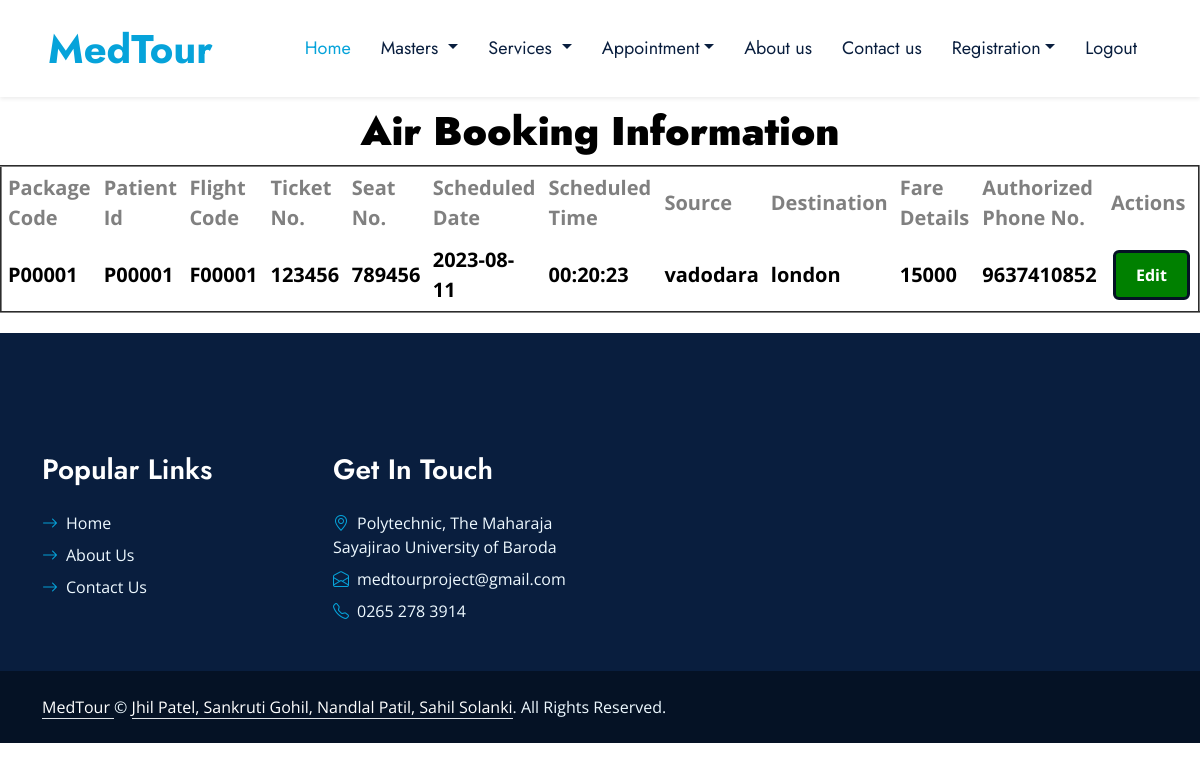
Screenshot of /user/extra/uAirbookingsEdit.php with the database file from the repository.
### tables this page shows
CREATE TABLE IF NOT EXISTS `airbookings` (
  `pcode` varchar(15) NOT NULL,
  `paid` varchar(15) NOT NULL,
  `fcode` varchar(15) NOT NULL,
  `tno` varchar(15) NOT NULL,
  `sno` bigint(15) NOT NULL,
  `schdt` date NOT NULL,
  `schtm` time NOT NULL,
  `src` varchar(15) NOT NULL,
  `dest` varchar(15) NOT NULL,
  `faredt` varchar(50) NOT NULL,
  `autphno` bigint(20) NOT NULL,
  KEY `pcode` (`pcode`),
  KEY `paid` (`paid`)
);

### user/extra/uAirbookingsEdit.php (the view, shortened to what this page needs)
<!DOCTYPE HTML>
<html>
<head>
    <link href="https://cdnjs.cloudflare.com/ajax/libs/font-awesome/5.10.0/css/all.min.css" rel="stylesheet">
    <link href="https://cdn.jsdelivr.net/npm/bootstrap-icons@1.4.1/font/bootstrap-icons.css" rel="stylesheet">
    <link href="lib/owlcarousel/assets/owl.carousel.min.css" rel="stylesheet">
    <link href="lib/animate/animate.min.css" rel="stylesheet">
    <link href="lib/tempusdominus/css/tempusdominus-bootstrap-4.min.css" rel="stylesheet" />
    <link href="lib/twentytwenty/twentytwenty.css" rel="stylesheet" />
    <link href="css/bootstrap.min.css" rel="stylesheet">
    <link href="css/style.css" rel="stylesheet">
</head>
<body>
    <nav class="navbar navbar-expand-lg bg-white navbar-light shadow-sm px-5 py-3 py-lg-0">
        <a href="index1.html" class="navbar-brand p-0">
            <h1 class="m-0 text-primary">MedTour</h1>
        </a>
        <div class="collapse navbar-collapse" id="navbarCollapse">
            <div class="navbar-nav ms-auto py-0">
                <a href="index1.html" class="nav-item nav-link active">Home</a>
                <div class="nav-item dropdown">
                    <li class="nav-item dropdown">
                        <a class="nav-link dropdown-toggle" href="#" data-toggle="dropdown"> Masters </a>
                    </li>
                    </div>
                    <div class="nav-item dropdown">
                        <li class="nav-item dropdown">
                            <a class="nav-link dropdown-toggle" href="#" data-toggle="dropdown"> Services </a>
                        </li>
                    </div>
                    <div class="nav-item dropdown">
                        <a href="#" class="nav-link dropdown-toggle" data-bs-toggle="dropdown">Appointment</a>
                    </div>
                    <a href="uabout.html" class="nav-item nav-link">About us</a>
                    <a href="ucontact.html" class="nav-item nav-link">Contact us</a>
                    <div class="nav-item dropdown">
                        <a href="#" class="nav-link dropdown-toggle" data-bs-toggle="dropdown">Registration</a>
                    </div>
                <a href="index.html" onclick="return confirm('Are you sure you want to Logout ?')" class="nav-item nav-link">Logout</a>
            </div>
        </div>
    </nav>
    <center>
        <h1 class="impact" style="color: black; text-align: center; margin: 10px">
            <b>Air Booking Information</b>
        </h1>
<form>
        <table align="center" cellpadding="6" border="2">
<tr>
<th>Package Code</th>
<th>Patient Id</th>
<th>Flight Code</th>
<th>Ticket No.</th>
<th>Seat No.</th>
<th>Scheduled Date</th>
<th>Scheduled Time</th>
<th>Source</th>
<th>Destination</th>
<th>Fare Details</th>
<th>Authorized Phone No.</th>
<th>Actions</th>
</tr>
<tr>
<?php
$con=mysql_connect("localhost","root","");
if($con)
{
$sql="select * from `airbookings`";
$result=mysql_query($sql,$con);
while($row=mysql_fetch_array($result))
{
    $DB_PackageCode=$row['pcode'];
    $DB_PatientId=$row['paid'];
    $DB_FlightCode=$row['fcode'];
    $DB_TicketNo=$row['tno'];
    $DB_SeatNo=$row['sno'];
    $DB_ScheduledDate=$row['schdt'];
    $DB_ScheduledTime=$row['schtm'];
    $DB_Source=$row['src'];
    $DB_Destination=$row['dest'];
    $DB_FareDetails=$row['faredt'];
    $DB_AuthorizedPhoneNo=$row['autphno'];
?>
<td><?php echo $DB_PackageCode;?></td>
<td><?php echo $DB_PatientId;?></td>
<td><?php echo $DB_FlightCode;?></td>
<td><?php echo $DB_TicketNo;?></td>
<td><?php echo $DB_SeatNo;?></td>
<td><?php echo $DB_ScheduledDate;?></td>
<td><?php echo $DB_ScheduledTime;?></td>
<td><?php echo $DB_Source;?></td>
<td><?php echo $DB_Destination;?></td>
<td><?php echo $DB_FareDetails;?></td>
<td><?php echo $DB_AuthorizedPhoneNo;?></td>
<td><a class="button" href="uAirbookingsEditDetails.php?pid=<?php echo $DB_PatientId;?>">Edit</a></td>
</tr>
<?php
  }
}
?>
</table>
</form>
</center>
<div class="container-fluid bg-dark text-light py-5 wow fadeInUp" data-wow-delay="0.3s" style="margin-top: 20px;">
        <div class="container pt-5">
            <div class="row g-5 pt-4">
                <div class="col-lg-3 col-md-6">
                    <h3 class="text-white mb-4">Popular Links</h3>
                    <div class="d-flex flex-column justify-content-start">
                        <a class="text-light mb-2" href="index1.html"><i class="bi bi-arrow-right text-primary me-2"></i>Home</a>
                        <a class="text-light mb-2" href="uabout.html"><i class="bi bi-arrow-right text-primary me-2"></i>About Us</a>
                        <a class="text-light mb-2" href="ucontact.html"><i class="bi bi-arrow-right text-primary me-2"></i>Contact Us</a>
                    </div>
                </div>
                <div class="col-lg-3 col-md-6">
                    <h3 class="text-white mb-4">Get In Touch</h3>
                    <p class="mb-2"><i class="bi bi-geo-alt text-primary me-2"></i>Polytechnic, The Maharaja Sayajirao University of Baroda</p>
                    <p class="mb-2"><i class="bi bi-envelope-open text-primary me-2"></i>medtourproject@gmail.com</p>
                    <p class="mb-0"><i class="bi bi-telephone text-primary me-2"></i>0265 278 3914</p>
                </div>
            </div>
        </div>
    </div>
    <div class="container-fluid text-light py-4" style="background: #051225;">
        <div class="container">
            <div class="row g-0">
                <div class="col-md-9 text-center text-md-start">
                    <p class="mb-md-0"><a class="text-white border-bottom" href="index1.html">MedTour </a>&copy; <a class="text-white border-bottom" href="#">Jhil Patel, Sankruti Gohil, Nandlal Patil, Sahil Solanki</a>. All Rights Reserved.</p>
                </div>
            </div>
        </div>
    </div>
</body>
</html>

### css/style.css (style rules this page uses)
:root { --primary: #06A3DA; --secondary: #F57E57; --light: #EEF9FF; --dark: #091E3E; }
h1, h2, .font-weight-bold { font-weight: 700 !important; }
h3, h4, .font-weight-semi-bold { font-weight: 600 !important; }
.navbar-light .navbar-nav .nav-link { font-family: 'Jost', sans-serif; padding: 35px 15px; font-size: 18px; color: var(--dark); outline: none; transition: .5s; }
.navbar-light .navbar-nav .nav-link:hover, .navbar-light .navbar-nav .nav-link.active { color: var(--primary); }

### user/extra/uAirbookingsEdit.php (style rules this page uses)
.button { background-color: green; color: white; padding: 10px 20px; text-align: center; border: solid; border-color: #051225; border-radius: 6px; text-decoration: none; display: inline-block; font-size: 16px; font-weight: bold; margin: 4px 2px; cursor: pointer; }
td { font-weight: bold; color: black; font-size: 20px; }
th { font-weight: bold; color: gray; font-size: 20px; }

### rows the page displays
airbookings: pcode "P00001", paid "P00001", fcode "F00001", tno "123456", sno "789456", schdt "2023-08-11", schtm "00:20:23", src "vadodara", dest "london", faredt "15000", autphno "9637410852"
